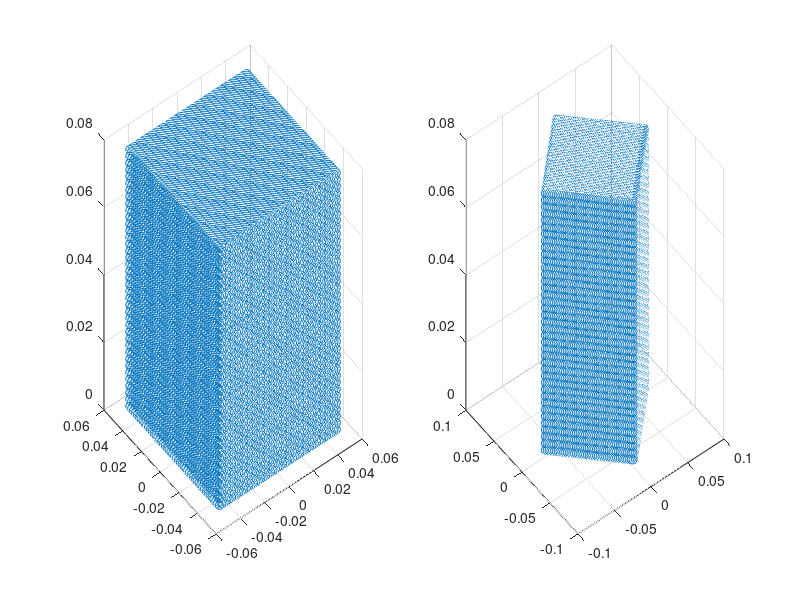

MATLAB code to generate this figure:
clear;

x_offset = 0.55;
y_offset = 0.0;
z_offset = 0.55;

x0 = -0.05;    x1 = 0.05;   dx = 0.002;
y0 =  0.0;     y1 = 0.08;   dy = 0.002;
z0 = -0.05;    z1 = 0.05;   dz = 0.002;

XX = (x0+dx):dx:(x1-dx);
YY = (y0+dy):dy:(y1-dy);
ZZ = (z0+dz):dz:(z1-dz);

length(XX)*length(YY)*length(ZZ)

% writing file
% write profile number, total number of points
fname_vertical = 'PC_concentration.txt';
fid_vertical = fopen(fname_vertical,'w');
fprintf(fid_vertical, 'x, y, z \n');

for i_x = 1:length(XX)
    for i_y = 1:length(YY)
        for i_z = 1:length(ZZ)
            fprintf(fid_vertical, '%5.4f\t',x_offset + XX(i_x));
            fprintf(fid_vertical, '%5.4f\t',y_offset + YY(i_y));
            fprintf(fid_vertical, '%5.4f\n',z_offset + ZZ(i_z));
        end
    end
end
fclose(fid_vertical);




%%
theta = -45;
Q = [cosd(theta), sind(theta); -sind(theta), cosd(theta)];

x_offset = 0.55;
y_offset = 0.0;
z_offset = 0.55;

x0 = -0.05;    x1 = 0.05;   dx = 0.002;
y0 =  0.0;     y1 = 0.08;   dy = 0.002;
z0 = -0.05;    z1 = 0.05;   dz = 0.002;

XX = (x0+dx):dx:(x1-dx);
YY = (y0+dy):dy:(y1-dy);
ZZ = (z0+dz):dz:(z1-dz);

length(XX)*length(YY)*length(ZZ)

k=1;
for i_x = 1:length(XX)
    for i_y = 1:length(YY)
        for i_z = 1:length(ZZ)
%             fprintf(fid_vertical, '%5.3f\t',x_offset + XX(i_x));
%             fprintf(fid_vertical, '%5.3f\t',y_offset + YY(i_y));
%             fprintf(fid_vertical, '%5.3f\n',z_offset + ZZ(i_z));
            xyz(k,:) = [XX(i_x), YY(i_y), ZZ(i_z)];
            k = k+1;
        end
    end
end
xyz2 = xyz; xyz2(:,[1,3])=(Q*xyz(:,[1,3])')';
figure();
subplot(1,2,1); scatter3(xyz(:,1), xyz(:,3), xyz(:,2),'o');
subplot(1,2,2); scatter3(xyz2(:,1), xyz2(:,3), xyz2(:,2),'o');

% writing file
% write profile number, total number of points
fname_vertical = 'PC_concentration_45.txt';
fid_vertical = fopen(fname_vertical,'w');
fprintf(fid_vertical, 'x, y, z \n');
for k=1:length(xyz2)
    fprintf(fid_vertical, '%5.4f\t',x_offset + xyz2(k,1));
    fprintf(fid_vertical, '%5.4f\t',y_offset + xyz2(k,2));
    fprintf(fid_vertical, '%5.4f\n',z_offset + xyz2(k,3));
end
fclose(fid_vertical);




